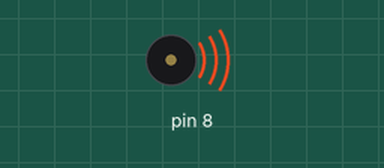
Bench run of a sketch on a simulated Arduino Uno, built with avr-gcc and run on an emulated ATmega328P. Shown: buzzer (waves = sounding).

Above: at 0.2 s.
At 3.7 s:
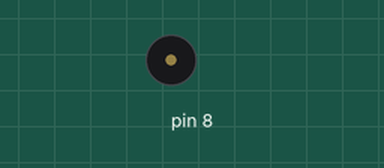
Timing chart, 0 to 6.5 s (numbered marks = the images above):
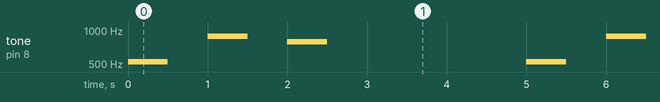

Measured:
- by itself, tone on pin 8: repeats every 5.0 s: silent 0.50 s, 880 Hz 0.50 s, silent 0.50 s, 784 Hz 0.50 s, silent 2.5 s, 523 Hz 0.50 s

The sketch:

MY_BUZZER_CARINO.ino
```cpp
#include <pitches.h>

int tempo = 500;
int NOTE [] = {NOTE_C5, NOTE_A5, NOTE_G5};
void setup () {}
void loop (){

  for (int i = 0; i < 3; i++) {
    tone (8, NOTE[i], tempo);
    delay (1000);
  }
  delay (2000);
}
```
